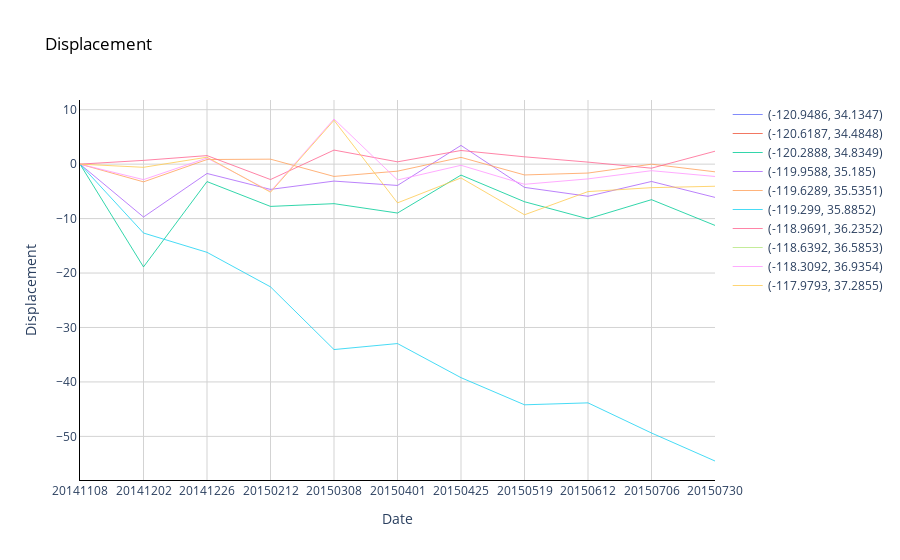

Notebook code cell kept with this figure:
### Code cell
# Plot average monthly temperature derived from daily medians for each location
fig = go.Figure()
lat=[]
long=[]
#if(location==location):
for location in locations:
    disp.clear()
    for x in range(0,110,10):
        disp.append(df.loc[location, :].values[x])
    fig.add_trace(go.Scatter(x=dates, # list of dates
                            y=disp,#all the values over all dates
                            mode='lines',
                            name=str(location),
                            opacity=0.8,
                            line=dict(width=1)
                            ))

# Change chart background color
fig.update_layout(dict(plot_bgcolor = 'white'), showlegend=True)

# Update axes lines
fig.update_xaxes(showgrid=True, gridwidth=1, gridcolor='lightgrey', 
                 zeroline=True, zerolinewidth=1, zerolinecolor='lightgrey', 
                 showline=True, linewidth=1, linecolor='black',
                 title='Date', tickmode='linear', showticklabels= True,
                )

fig.update_yaxes(showgrid=True, gridwidth=1, gridcolor='lightgrey', 
                 zeroline=True, zerolinewidth=1, zerolinecolor='lightgrey', 
                 showline=True, linewidth=1, linecolor='black',
                
                 title='Displacement'
                )

# Set figure title
fig.update_layout(title=dict(text="Displacement", font=dict(color='black')))

fig.show()
